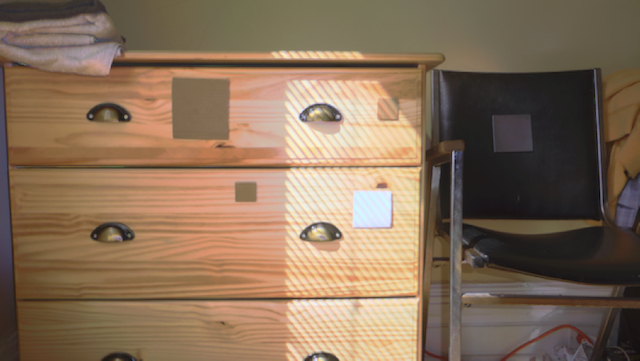
#> input picture src/software/hdr_generation/hdr_dresser.jpg, 640 x 361 px
$ python grey_scale_converter.py hdr_dresser.jpg   (Python 2 division)
#> lines starting #> are read from the running program, lines starting #| are printed output that depends on the picture
# Script to create an RGB to Greyscale image
# Author: Alex Papanicolaou
# Takes in one image as argument and computes a greyscale version

# Future Updates --------------------------------------------------------------

from PIL import Image
from sys import argv
import math
import numpy as np
import matplotlib.pyplot as plt

# Take in one image as argument
# Loops through each image pixel and computes grey value
# Saves the new value into a new image

# Functions -------------------------------------------------------------------

# Main Program ----------------------------------------------------------------

print """Grey Scale Image computation script
-------------------------------------------------------------------------------

Arguments as follows:
script_name.py, first_image.jpg
"""

script_name, image_1 = argv

# Should check to make sure extension .jpg is used
if(image_1[-3:] == "jpg"):
	image_1 = image_1
else:
	image_1 = image_1 + ".jpg"

# Define actual image objects
image_1_o = Image.open(image_1)
#> image_1_o is the input picture: PIL image 640x361 RGB; mean R, G, B 134.6, 111.1, 88.8
image_w = image_1_o.size[0]
#> image_w = 640
image_h = image_1_o.size[1]
#> image_h = 361
print("Image dimensions are %d by %d\n" % (image_w, image_h))
#| Image dimensions are 640 by 361
first_image = image_1_o.load()

# Loop through each pixel and compute grey values
for i in range(image_w):
	for j in range(image_h):
		grey_red = 0.2989*first_image[i,j][0]
		grey_green = 0.587*first_image[i,j][1]
		grey_blue = 0.1140*first_image[i,j][2]
		grey = int(grey_red+grey_green+grey_blue)
		first_image[i,j] = (grey,grey,grey)

image_1_o.show()
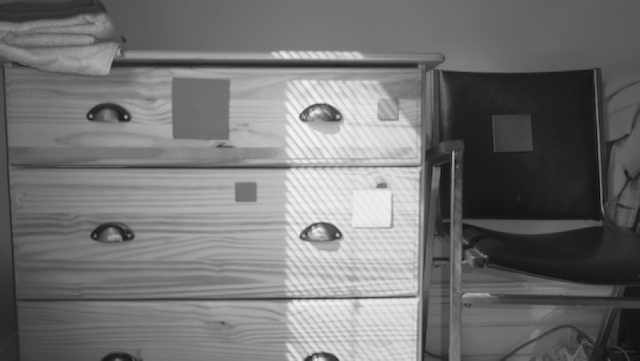
#> shown: PIL image 640x361 RGB; min 4, max 245, mean 115.1
image_1_o.save(image_1[:-4]+"_grey.jpg")
